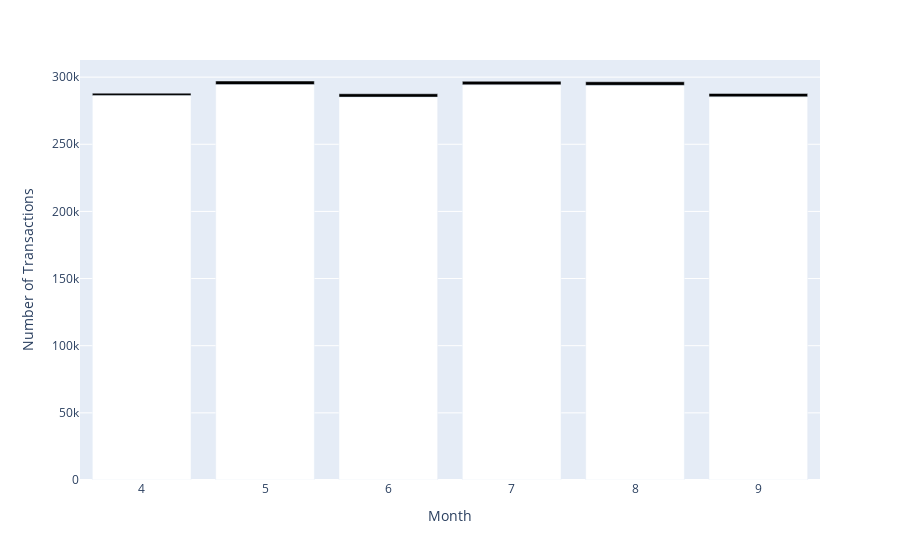

Here is the notebook cell this chart was saved with:
### Code cell
import plotly.express as px
import pandas as pd

# Load your data
df = pd.read_csv('data/raw.csv')
df["month"] = pd.DatetimeIndex(df["TX_DATETIME"]).month

# Group the data
grouped = df.groupby(["month", "TX_FRAUD"]).size().reset_index(name="count")

# Define custom colors for each category
colors = {"0": "white", "1": "black"}  # Define the colors for each category in the "TX_FRAUD" column

# Create the bar graph with custom colors
fig = px.bar(
    grouped,
    x="month",
    y="count",
    color="TX_FRAUD",
    barmode="group",
    labels={"month": "Month", "count": "Number of Transactions", "TX_FRAUD": "Transaction Type"},
)

# Map custom colors to the "TX_FRAUD" categories
fig.update_traces(marker=dict(color=[colors[str(x)] for x in grouped["TX_FRAUD"]]))

fig.show()

### Figure 1 — Plotly figure (JSON) as saved in the notebook; plotly's stock layout.template omitted (floating-point values rounded to 4 significant figures)
{"data": [{"alignmentgroup": "True", "hovertemplate": "Month=%{x}<br>Number of Transactions=%{y}<br>Transaction Type=%{marker.color}<extra></extra>", "legendgroup": "", "marker": {"color": ["white", "black", "white", "black", "white", "black", "white", "black", "white", "black", "white", "black"], "coloraxis": "coloraxis", "pattern": {"shape": ""}}, "name": "", "offsetgroup": "", "orientation": "v", "showlegend": false, "textposition": "auto", "type": "bar", "x": [4, 4, 5, 5, 6, 6, 7, 7, 8, 8, 9, 9], "xaxis": "x", "y": [286360, 1702, 294476, 2639, 285114, 2504, 294308, 2620, 293890, 2669, 285326, 2547], "yaxis": "y"}], "layout": {"barmode": "group", "coloraxis": {"colorbar": {"title": {"text": "Transaction Type"}}, "colorscale": [[0, "#0d0887"], [0.1111, "#46039f"], [0.2222, "#7201a8"], [0.3333, "#9c179e"], [0.4444, "#bd3786"], [0.5556, "#d8576b"], [0.6667, "#ed7953"], [0.7778, "#fb9f3a"], [0.8889, "#fdca26"], [1, "#f0f921"]]}, "legend": {"tracegroupgap": 0}, "margin": {"t": 60}, "xaxis": {"anchor": "y", "domain": [0, 1], "title": {"text": "Month"}}, "yaxis": {"anchor": "x", "domain": [0, 1], "title": {"text": "Number of Transactions"}}}}
